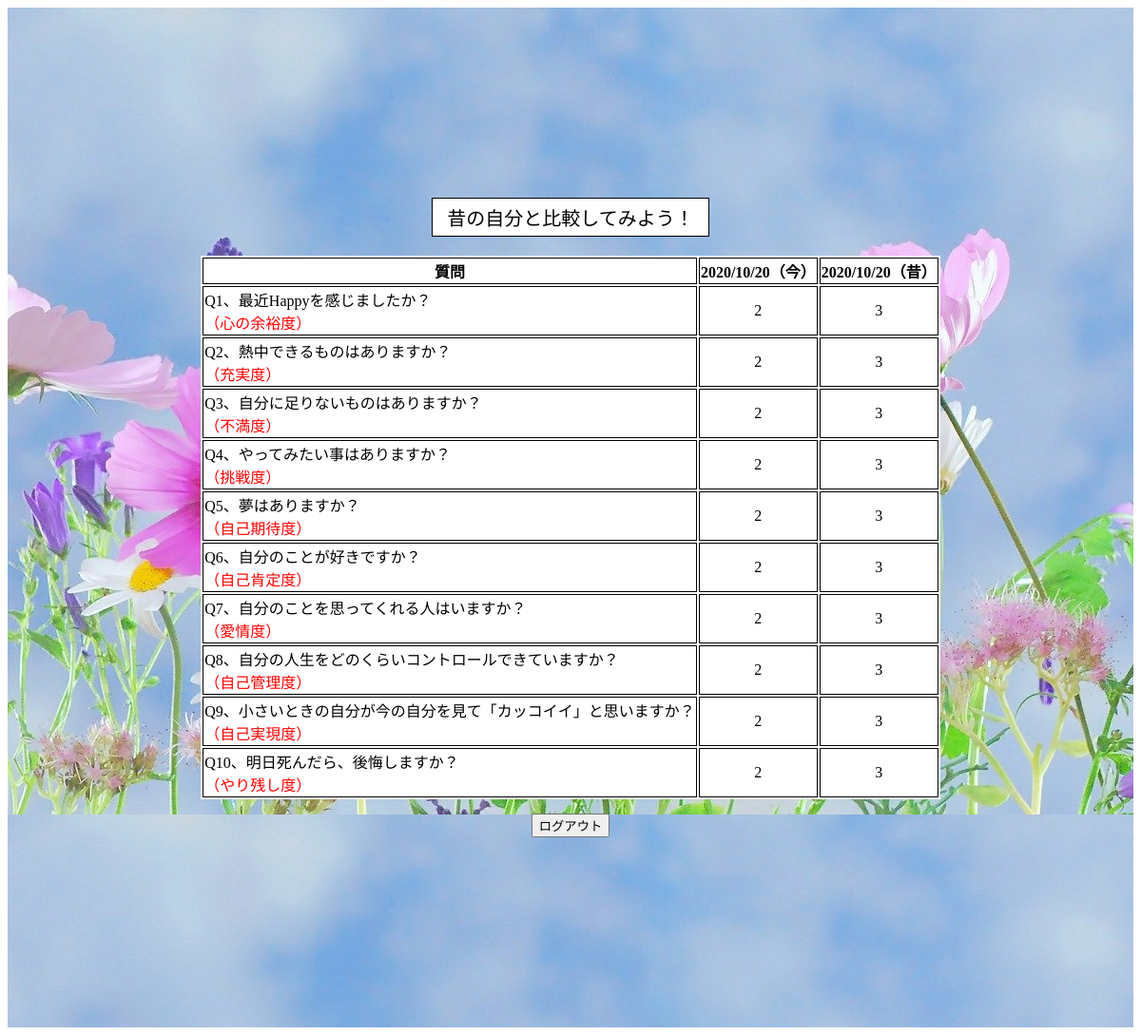
Screenshot of /dbtest (signed in) with the database file from the repository.
### tables this page shows
CREATE TABLE "question" (
	"id"	INTEGER,
	"user_id"	INTEGER,
	"question_id"	INTEGER,
	"anser"	INTEGER,
	"date"	INTEGER,
	PRIMARY KEY("id" AUTOINCREMENT)
);

### app.py (the view)
@app.route("/dbtest")
def dbtest():
    user_id=session['user_id']
    conn = sqlite3.connect("hitoiki.db")
    c = conn.cursor()
    c.execute("select anser  from question where question_id = 1 order by id  desc")
    list1 = c.fetchall()
    print(list1)
    c.execute("select anser  from question where question_id = 2 order by id desc ")
    list2 = c.fetchall()
    print(list2)
    c.execute("select anser  from question where question_id = 3 order by id desc ")
    list3 = c.fetchall()
    c.execute("select anser  from question where question_id = 4 order by id desc ")
    list4 = c.fetchall()
    c.execute("select anser  from question where question_id = 5 order by id desc ")
    list5 = c.fetchall()
    c.execute("select anser  from question where question_id = 6 order by id desc ")
    list6 = c.fetchall()
    c.execute("select anser  from question where question_id = 7 order by id desc ")
    list7 = c.fetchall()
    c.execute("select anser  from question where question_id = 8 order by id desc ")
    list8 = c.fetchall()
    c.execute("select anser  from question where question_id = 9 order by id desc ")
    list9 = c.fetchall()
    c.execute("select anser  from question where question_id = 10 order by id desc ")
    list10 = c.fetchall()
    c.execute("select date  from question where question_id = 1 AND user_id = ? order by id desc",(user_id,))
    time = c.fetchall()
    print(time)
    c.close()
    return render_template("result.html",list1=list1, list2=list2, list3=list3 ,list4=list4, list5=list5, list6=list6, list7=list7, list8=list8,list9=list9, list10=list10, time=time)

### templates/result.html
{% extends 'base.html' %}
{% block content %}
<div class="container no_padding">
    <span class="result_title">昔の自分と比較してみよう！</span>
    <form action="/result">
        <table>
            <tr>
                <th>質問</th>
                <th>{{time[0][0]}}（今）</th>
                <th>{{time[1][0]}}（昔）</th>
            </tr>
            <tr>
                <td class="result_q">Q1、最近Happyを感じましたか？<br><span class="comment">（心の余裕度）</span></td>
                <td>{{list1[0][0]}}</td>
                <td>{{list1[1][0]}}</td>
            </tr>
            <tr>
                <td class="result_q">Q2、熱中できるものはありますか？<br><span class="comment">（充実度）</span></td>
                <td>{{list2[0][0]}}</td>
                <td>{{list2[1][0]}}</td>
            </tr>
            <tr>
                <td class="result_q">Q3、自分に足りないものはありますか？<br><span class="comment">（不満度）</span></td>
                <td>{{list3[0][0]}}</td>
                <td>{{list3[1][0]}}</td>
            </tr>
            <tr>
                <td class="result_q">Q4、やってみたい事はありますか？<br><span class="comment">（挑戦度）</span></td>
                <td>{{list4[0][0]}}</td>
                <td>{{list4[1][0]}}</td>
            </tr>
            <tr>
                <td class="result_q">Q5、夢はありますか？<br><span class="comment">（自己期待度）</span></td>
                <td>{{list5[0][0]}}</td>
                <td>{{list5[1][0]}}</td>
            </tr>
            <tr>
                <td class="result_q">Q6、自分のことが好きですか？<br><span class="comment">（自己肯定度）</span></td>
                <td>{{list6[0][0]}}</td>
                <td>{{list6[1][0]}}</td>
            </tr>
            <tr>
                <td class="result_q">Q7、自分のことを思ってくれる人はいますか？<br><span class="comment">（愛情度）</span></td>
                <td>{{list7[0][0]}}</td>
                <td>{{list7[1][0]}}</td>
            </tr>
            <tr>
                <td class="result_q">Q8、自分の人生をどのくらいコントロールできていますか？<br><span class="comment">（自己管理度）</span></td>
                <td>{{list8[0][0]}}</td>
                <td>{{list8[1][0]}}</td>
            </tr>
            <tr>
                <td class="result_q">Q9、小さいときの自分が今の自分を見て「カッコイイ」と思いますか？<br><span class="comment">（自己実現度）</span></td>
                <td>{{list9[0][0]}}</td>
                <td>{{list9[1][0]}}</td>
            </tr>
            <tr>
                <td class="result_q">Q10、明日死んだら、後悔しますか？<br><span class="comment">（やり残し度）</span></td>
                <td>{{list10[0][0]}}</td>
                <td>{{list10[1][0]}}</td>
            </tr>
        </table>
    </form>
    <input type="button" class="logout_btn" value="ログアウト" onclick="location.href='/logout'">
</div>
{% endblock %}

### static/css/style.css (style rules this page uses)
.container { padding: 200px; text-align: center; background-size: contain; background-size: cover; background-repeat: repeat-y; }
.login_btn,.regist_btn,.first_btn,.logout_btn { text-align: center; margin-top: 15px; }
table { margin: 0 auto; background-color: white; }
table th, table td { text-align: center; border: 1px solid black; }
.result_q { text-align: left; }
.result_title { margin-bottom: 20px; display: inline-block; background-color: white; border: 1px solid black; font-size: 20px; padding: 5px 15px; }
.comment { color: red; }
.background8 { background: url("../images/wild-flowers-571940_1920.jpg"); }

### static/css/style_sp.css (style rules this page uses)
.container { padding: 20px; text-align: center; background-size: cover; background-repeat: repeat-y; background-image: url("../images/bolivia-1802042_1920.jpg"); margin-top: 150px; }
.no_padding { margin-top: 10px; }
.login_btn,.regist_btn,.first_btn,.logout_btn { text-align: center; margin-top: 15px; }
table { margin: 0 auto; background-color: white; }
table th { text-align: center; border: 1px solid black; font-size: 10px; }
table td { text-align: center; border: 1px solid black; }
.result_q { text-align: left; }
.result_title { margin-bottom: 20px; display: inline-block; background-color: white; border: 1px solid black; font-size: 20px; padding: 5px 15px; }
.comment { color: red; }
.background8 { background: url("../images/wild-flowers-571940_1920.jpg"); }

### rows the page displays
question: date "2020/10/20"
question: date "2020/10/20"
question: anser "2"
question: anser "3"
question: anser "2"
question: anser "3"
question: anser "2"
question: anser "3"
question: anser "2"
question: anser "3"
question: anser "2"
question: anser "3"
question: anser "2"
question: anser "3"
question: anser "2"
question: anser "3"
question: anser "2"
question: anser "3"
question: anser "2"
question: anser "3"
question: anser "2"
question: anser "3"
